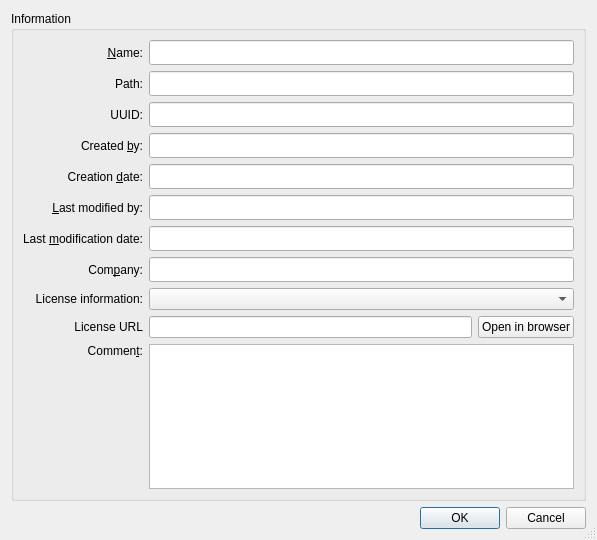
<?xml version="1.0" encoding="UTF-8"?>
<ui version="4.0">
 <class>Gui::Dialog::DlgProjectInformation</class>
 <widget class="QDialog" name="Gui::Dialog::DlgProjectInformation">
  <property name="geometry">
   <rect>
    <x>0</x>
    <y>0</y>
    <width>597</width>
    <height>540</height>
   </rect>
  </property>
  <property name="windowTitle">
   <string>Project information</string>
  </property>
  <property name="sizeGripEnabled">
   <bool>true</bool>
  </property>
  <property name="modal">
   <bool>true</bool>
  </property>
  <layout class="QGridLayout" name="gridLayout">
   <item row="0" column="0">
    <widget class="QGroupBox" name="groupBoxInfo">
     <property name="title">
      <string>Information</string>
     </property>
     <layout class="QGridLayout">
      <property name="margin">
       <number>9</number>
      </property>
      <property name="spacing">
       <number>6</number>
      </property>
      <item row="0" column="0">
       <widget class="QLabel" name="textLabelName">
        <property name="text">
         <string>&amp;Name:</string>
        </property>
        <property name="alignment">
         <set>Qt::AlignRight|Qt::AlignTrailing|Qt::AlignVCenter</set>
        </property>
        <property name="buddy">
         <cstring>lineEditName</cstring>
        </property>
       </widget>
      </item>
      <item row="0" column="1">
       <widget class="QLineEdit" name="lineEditName">
        <property name="minimumSize">
         <size>
          <width>0</width>
          <height>25</height>
         </size>
        </property>
        <property name="readOnly">
         <bool>true</bool>
        </property>
       </widget>
      </item>
      <item row="1" column="0">
       <widget class="QLabel" name="textLabelPath">
        <property name="text">
         <string>Path:</string>
        </property>
        <property name="alignment">
         <set>Qt::AlignRight|Qt::AlignTrailing|Qt::AlignVCenter</set>
        </property>
       </widget>
      </item>
      <item row="1" column="1">
       <widget class="QLineEdit" name="lineEditPath">
        <property name="minimumSize">
         <size>
          <width>0</width>
          <height>25</height>
         </size>
        </property>
        <property name="readOnly">
         <bool>true</bool>
        </property>
       </widget>
      </item>
      <item row="2" column="0">
       <widget class="QLabel" name="textLabelUuid">
        <property name="text">
         <string>UUID:</string>
        </property>
        <property name="alignment">
         <set>Qt::AlignRight|Qt::AlignTrailing|Qt::AlignVCenter</set>
        </property>
       </widget>
      </item>
      <item row="2" column="1">
       <widget class="QLineEdit" name="lineEditUuid">
        <property name="minimumSize">
         <size>
          <width>0</width>
          <height>25</height>
         </size>
        </property>
        <property name="readOnly">
         <bool>true</bool>
        </property>
       </widget>
      </item>
      <item row="3" column="0">
       <widget class="QLabel" name="textLabelCreator">
        <property name="text">
         <string>Created &amp;by:</string>
        </property>
        <property name="alignment">
         <set>Qt::AlignRight|Qt::AlignTrailing|Qt::AlignVCenter</set>
        </property>
        <property name="buddy">
         <cstring>lineEditCreator</cstring>
        </property>
       </widget>
      </item>
      <item row="3" column="1">
       <widget class="QLineEdit" name="lineEditCreator">
        <property name="minimumSize">
         <size>
          <width>0</width>
          <height>25</height>
         </size>
        </property>
       </widget>
      </item>
      <item row="4" column="0">
       <widget class="QLabel" name="textLabelCreateDate">
        <property name="text">
         <string>Creation &amp;date:</string>
        </property>
        <property name="alignment">
         <set>Qt::AlignRight|Qt::AlignTrailing|Qt::AlignVCenter</set>
        </property>
        <property name="buddy">
         <cstring>lineEditDate</cstring>
        </property>
       </widget>
      </item>
      <item row="4" column="1">
       <widget class="QLineEdit" name="lineEditDate">
        <property name="minimumSize">
         <size>
          <width>0</width>
          <height>25</height>
         </size>
        </property>
        <property name="readOnly">
         <bool>true</bool>
        </property>
       </widget>
      </item>
      <item row="5" column="0">
       <widget class="QLabel" name="textLabelLastMod">
        <property name="text">
         <string>&amp;Last modified by:</string>
        </property>
        <property name="alignment">
         <set>Qt::AlignRight|Qt::AlignTrailing|Qt::AlignVCenter</set>
        </property>
        <property name="buddy">
         <cstring>lineEditLastMod</cstring>
        </property>
       </widget>
      </item>
      <item row="5" column="1">
       <widget class="QLineEdit" name="lineEditLastMod">
        <property name="minimumSize">
         <size>
          <width>0</width>
          <height>25</height>
         </size>
        </property>
       </widget>
      </item>
      <item row="6" column="0">
       <widget class="QLabel" name="textLabelLastModDate">
        <property name="text">
         <string>Last &amp;modification date:</string>
        </property>
        <property name="alignment">
         <set>Qt::AlignRight|Qt::AlignTrailing|Qt::AlignVCenter</set>
        </property>
        <property name="buddy">
         <cstring>lineEditLastModDate</cstring>
        </property>
       </widget>
      </item>
      <item row="6" column="1">
       <widget class="QLineEdit" name="lineEditLastModDate">
        <property name="minimumSize">
         <size>
          <width>0</width>
          <height>25</height>
         </size>
        </property>
        <property name="readOnly">
         <bool>true</bool>
        </property>
       </widget>
      </item>
      <item row="7" column="0">
       <widget class="QLabel" name="textLabelCompany">
        <property name="text">
         <string>Com&amp;pany:</string>
        </property>
        <property name="alignment">
         <set>Qt::AlignRight|Qt::AlignTrailing|Qt::AlignVCenter</set>
        </property>
        <property name="buddy">
         <cstring>lineEditCompany</cstring>
        </property>
       </widget>
      </item>
      <item row="7" column="1">
       <widget class="QLineEdit" name="lineEditCompany">
        <property name="minimumSize">
         <size>
          <width>0</width>
          <height>25</height>
         </size>
        </property>
       </widget>
      </item>
      <item row="8" column="0">
       <widget class="QLabel" name="textLabelLicense">
        <property name="text">
         <string>License information:</string>
        </property>
        <property name="alignment">
         <set>Qt::AlignRight|Qt::AlignTrailing|Qt::AlignVCenter</set>
        </property>
       </widget>
      </item>
      <item row="8" column="1">
       <widget class="Gui::StyledComboBox" name="comboLicense"/>
      </item>
      <item row="9" column="0">
       <widget class="QLabel" name="textLabelLicenseURL">
        <property name="text">
         <string>License URL</string>
        </property>
        <property name="alignment">
         <set>Qt::AlignRight|Qt::AlignTrailing|Qt::AlignVCenter</set>
        </property>
       </widget>
      </item>
      <item row="9" column="1">
       <layout class="QHBoxLayout" name="horizontalLayout_2">
        <item>
         <widget class="QLineEdit" name="lineEditLicenseURL"/>
        </item>
        <item>
         <widget class="QPushButton" name="pushButtonOpenURL">
          <property name="text">
           <string>Open in browser</string>
          </property>
         </widget>
        </item>
       </layout>
      </item>
      <item row="10" column="0">
       <widget class="QLabel" name="textLabelComment">
        <property name="text">
         <string>Commen&amp;t:</string>
        </property>
        <property name="alignment">
         <set>Qt::AlignRight|Qt::AlignTrailing|Qt::AlignVCenter</set>
        </property>
        <property name="buddy">
         <cstring>textEditComment</cstring>
        </property>
       </widget>
      </item>
      <item row="10" column="1" rowspan="2">
       <widget class="QTextEdit" name="textEditComment"/>
      </item>
      <item row="11" column="0">
       <spacer>
        <property name="orientation">
         <enum>Qt::Vertical</enum>
        </property>
        <property name="sizeType">
         <enum>QSizePolicy::Expanding</enum>
        </property>
        <property name="sizeHint" stdset="0">
         <size>
          <width>91</width>
          <height>240</height>
         </size>
        </property>
       </spacer>
      </item>
     </layout>
    </widget>
   </item>
   <item row="1" column="0">
    <widget class="QDialogButtonBox" name="buttonBox">
     <property name="standardButtons">
      <set>QDialogButtonBox::Cancel|QDialogButtonBox::Ok</set>
     </property>
    </widget>
   </item>
  </layout>
 </widget>
 <layoutdefault spacing="6" margin="11"/>
 <customwidgets>
  <customwidget>
   <class>Gui::StyledComboBox</class>
   <extends>QComboBox</extends>
   <header>Gui/Widgets.h</header>
  </customwidget>
 </customwidgets>
 <resources/>
 <connections>
  <connection>
   <sender>buttonBox</sender>
   <signal>accepted()</signal>
   <receiver>Gui::Dialog::DlgProjectInformation</receiver>
   <slot>accept()</slot>
   <hints>
    <hint type="sourcelabel">
     <x>298</x>
     <y>518</y>
    </hint>
    <hint type="destinationlabel">
     <x>298</x>
     <y>269</y>
    </hint>
   </hints>
  </connection>
  <connection>
   <sender>buttonBox</sender>
   <signal>rejected()</signal>
   <receiver>Gui::Dialog::DlgProjectInformation</receiver>
   <slot>reject()</slot>
   <hints>
    <hint type="sourcelabel">
     <x>298</x>
     <y>518</y>
    </hint>
    <hint type="destinationlabel">
     <x>298</x>
     <y>269</y>
    </hint>
   </hints>
  </connection>
 </connections>
</ui>
